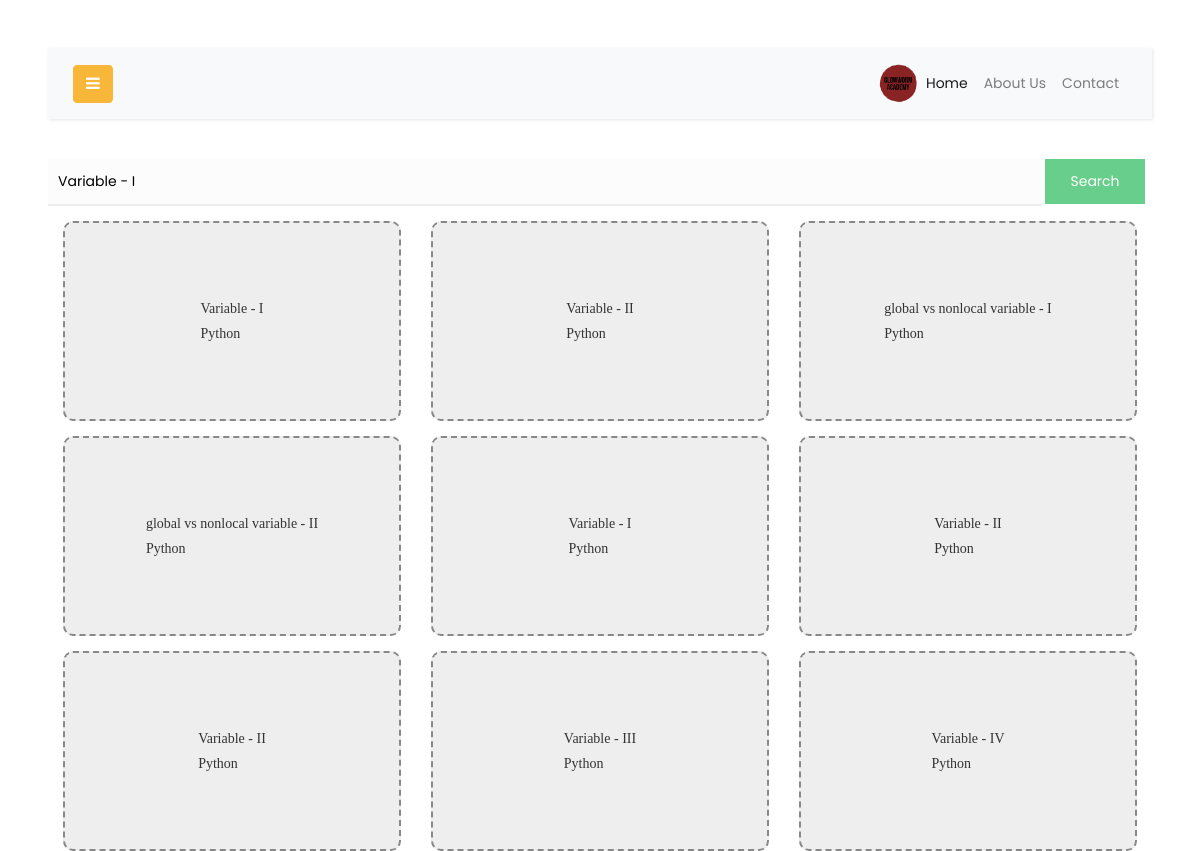
The page /search.php?find=Variable - I (signed in) on the database its author committed.
### tables this page shows
CREATE TABLE `courses` (
  `id` int(11) NOT NULL,
  `course_topic` text NOT NULL,
  `course_category` text NOT NULL,
  `course_data` text NOT NULL,
  `course_color` text NOT NULL,
  `hints` text NOT NULL,
  `answer` text NOT NULL,
  `cat_id` varchar(500) NOT NULL DEFAULT '0'
);

### search.php (the view, shortened to what this page needs)
<!doctype html>
<?php include_once("database/phpmyadmin/connection.php"); ?>
<html lang="en">
<head>
    <?php
    $q = @$_GET['find'];
    ?>
    <link href="https://cdn.jsdelivr.net/npm/bootstrap@5.0.0-alpha1/dist/css/bootstrap.min.css" rel="stylesheet">
    <link rel="stylesheet" href="https://stackpath.bootstrapcdn.com/font-awesome/4.7.0/css/font-awesome.min.css">
    <link rel="stylesheet" href="css/css/style.css">
<body>
    <div id="content" class="p-4 p-md-5">
        <nav class="navbar navbar-expand-lg navbar-light bg-light">
            <div class="container-fluid">
                <button type="button" id="sidebarCollapse" class="btn btn-primary">
                    <i class="fa fa-bars"></i>
                </button>
                <div class="collapse navbar-collapse" id="navbarSupportedContent">
                    <ul class="nav navbar-nav ml-auto">
                    <li class="nav-item active">
      <img src="images/main.png" width ="40px">
      </li>
        <li class="nav-item active">
            <a class="nav-link" href="index.php">Home</a>
        </li>
        <li class="nav-item">
            <a class="nav-link" href="about.php">About Us</a>
        </li>
        <li class="nav-item">
            <a class="nav-link" href="contact.php">Contact</a>
        </li>
                    </ul>
                </div>
            </div>
        </nav>
        <form action="search.php" method="GET">
            <input type="text" name="q" placeholder="Find your questions and all the python modules..." value="<?php echo $q;?>" style="width: 90%; padding-top: 10px; padding-bottom: 10px; border: 1px solid #ccc; border: 0 none; border-bottom: 2px solid #eee; outline: none; background: #fcfcfc; padding-left: 10px;" />
            <input type="submit" name="find" value="Search" style="width: 9%; background: #67ce8b; color: #fff; border: 0 none; padding-top: 10px; padding-bottom: 10px;" />
        </form>
        <?php
        $submit = @$_GET['find'];
        if ($submit) {
            $search = "SELECT * FROM courses WHERE course_topic LIKE '%$q%' LIMIT 20";
            $query = mysqli_query($conn, $search);
            while ($row = mysqli_fetch_assoc($query)) {
                $course = $row['id'];
                $course_topic = $row['course_topic'];
                $course_data = $row['answer'];
                $course_category = $row['course_category'];
        ?>
        <?php
                echo $output = "<a href='python.php?id=$course'><div id='card' class='col-md-4' style='float: left; margin-top: 15px;'>
                        <div id='flip-card'>
                          <div id='flip-card-front' class='cardfrount'>$course_topic<br>$course_category</div>
                          <div id='flip-card-back' style='overflow-y: scroll; padding: 20px;'>$course_data</div>
                        </div></a>
                      </div>";
            }
        }
        ?>

### search.php (style rules this page uses)
body { -ms-overflow-style: none; scrollbar-width: none; }
#flip-card-back { -ms-overflow-style: none; scrollbar-width: none; }
#card { width: 100%; ; }
#card, #flip-card { width: 100%; height: 200px; }
#flip-card { transition: transform .5s ease-in-out; transform-origin: 50% 50%; transform-style: preserve-3d; }
#flip-card-front { position: absolute; top: 0; left: 0; display: flex; justify-content: center; align-items: center; width: 100%; height: 100%; }
#flip-card-back { position: absolute; top: 0; left: 0; justify-content: center; align-items: center; width: 100%; height: 100%; }
#flip-card-front, #flip-card-back { border-radius: 10px; backface-visibility: hidden; font-family: Verdana; font-size: 1em; }
#flip-card-back { box-shadow: 0 0 5px rgb(230, 230, 230); background-color: rgb(230, 230, 230); transform: rotateY(180deg); color: #222; }
#flip-card-front { border: 2px dashed #888; background-color: #eee; color: #333; }

### rows shown on the page
courses: course_topic "Variable - I", course_category "Python"
courses: course_topic "Variable - II", course_category "Python"
courses: course_topic "global vs nonlocal variable - I", course_category "Python"
courses: course_topic "global vs nonlocal variable - II", course_category "Python"
courses: course_topic "Variable - I", course_category "Python"
courses: course_topic "Variable - II", course_category "Python"
courses: course_topic "Variable - II", course_category "Python"
courses: course_topic "Variable - III", course_category "Python"
courses: course_topic "Variable - IV", course_category "Python"
